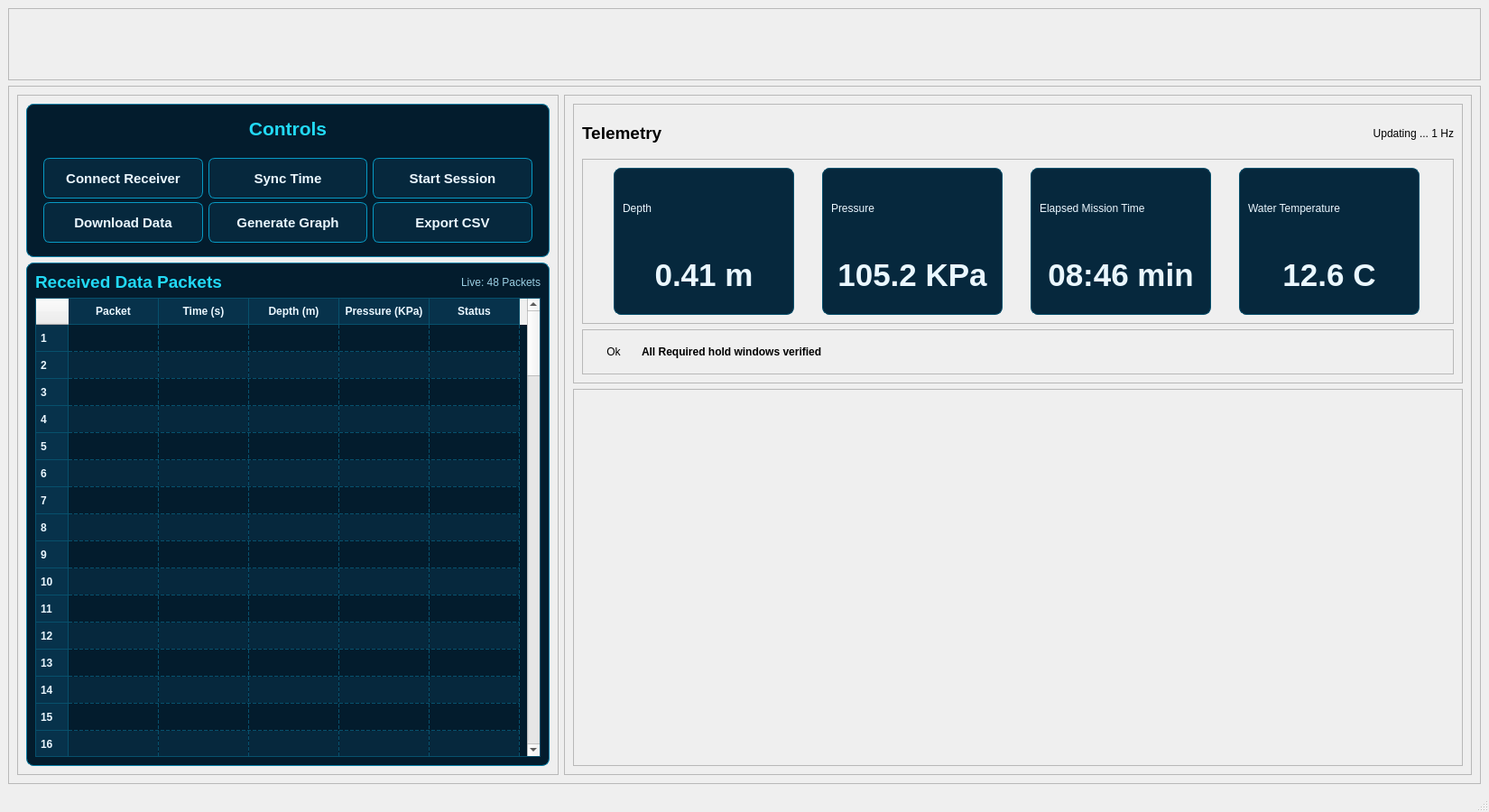
<?xml version="1.0" encoding="UTF-8"?>
<ui version="4.0">
 <class>MainWindow</class>
 <widget class="QMainWindow" name="MainWindow">
  <property name="geometry">
   <rect>
    <x>0</x>
    <y>0</y>
    <width>1650</width>
    <height>900</height>
   </rect>
  </property>
  <property name="minimumSize">
   <size>
    <width>1200</width>
    <height>800</height>
   </size>
  </property>
  <property name="windowTitle">
   <string>MainWindow</string>
  </property>
  <widget class="QWidget" name="centralwidget">
   <layout class="QVBoxLayout" name="verticalLayout_2">
    <item>
     <widget class="QFrame" name="headerFrame">
      <property name="sizePolicy">
       <sizepolicy hsizetype="Expanding" vsizetype="Fixed">
        <horstretch>0</horstretch>
        <verstretch>0</verstretch>
       </sizepolicy>
      </property>
      <property name="minimumSize">
       <size>
        <width>0</width>
        <height>80</height>
       </size>
      </property>
      <property name="maximumSize">
       <size>
        <width>16777215</width>
        <height>80</height>
       </size>
      </property>
      <property name="frameShape">
       <enum>QFrame::Shape::StyledPanel</enum>
      </property>
      <property name="frameShadow">
       <enum>QFrame::Shadow::Raised</enum>
      </property>
     </widget>
    </item>
    <item>
     <widget class="QFrame" name="bodyFrame">
      <property name="sizePolicy">
       <sizepolicy hsizetype="Expanding" vsizetype="Expanding">
        <horstretch>0</horstretch>
        <verstretch>0</verstretch>
       </sizepolicy>
      </property>
      <property name="frameShape">
       <enum>QFrame::Shape::StyledPanel</enum>
      </property>
      <property name="frameShadow">
       <enum>QFrame::Shadow::Raised</enum>
      </property>
      <layout class="QHBoxLayout" name="horizontalLayout">
       <item>
        <widget class="QFrame" name="leftPanel">
         <property name="sizePolicy">
          <sizepolicy hsizetype="Minimum" vsizetype="Preferred">
           <horstretch>0</horstretch>
           <verstretch>0</verstretch>
          </sizepolicy>
         </property>
         <property name="minimumSize">
          <size>
           <width>500</width>
           <height>0</height>
          </size>
         </property>
         <property name="maximumSize">
          <size>
           <width>600</width>
           <height>16777215</height>
          </size>
         </property>
         <property name="frameShape">
          <enum>QFrame::Shape::StyledPanel</enum>
         </property>
         <property name="frameShadow">
          <enum>QFrame::Shadow::Raised</enum>
         </property>
         <layout class="QVBoxLayout" name="verticalLayout">
          <item>
           <widget class="QFrame" name="controlsFrame">
            <property name="sizePolicy">
             <sizepolicy hsizetype="Preferred" vsizetype="Fixed">
              <horstretch>0</horstretch>
              <verstretch>0</verstretch>
             </sizepolicy>
            </property>
            <property name="minimumSize">
             <size>
              <width>0</width>
              <height>170</height>
             </size>
            </property>
            <property name="maximumSize">
             <size>
              <width>16777215</width>
              <height>170</height>
             </size>
            </property>
            <property name="styleSheet">
             <string notr="true">QFrame#controlsFrame {
	background-color: #031C2D;
	border: 1px solid #087EA4;
	border-radius: 8px;
}</string>
            </property>
            <property name="frameShape">
             <enum>QFrame::Shape::StyledPanel</enum>
            </property>
            <property name="frameShadow">
             <enum>QFrame::Shadow::Raised</enum>
            </property>
            <layout class="QVBoxLayout" name="verticalLayout_4">
             <item>
              <widget class="QLabel" name="controlsTitleLabel">
               <property name="minimumSize">
                <size>
                 <width>0</width>
                 <height>35</height>
                </size>
               </property>
               <property name="maximumSize">
                <size>
                 <width>16777215</width>
                 <height>35</height>
                </size>
               </property>
               <property name="font">
                <font>
                 <pointsize>16</pointsize>
                 <bold>true</bold>
                </font>
               </property>
               <property name="layoutDirection">
                <enum>Qt::LayoutDirection::LeftToRight</enum>
               </property>
               <property name="styleSheet">
                <string notr="true">color: #22D9F5;
border: none;
background: transparent;</string>
               </property>
               <property name="text">
                <string>Controls</string>
               </property>
               <property name="alignment">
                <set>Qt::AlignmentFlag::AlignCenter</set>
               </property>
              </widget>
             </item>
             <item>
              <widget class="QFrame" name="controlsButtonFrame">
               <property name="sizePolicy">
                <sizepolicy hsizetype="Preferred" vsizetype="Expanding">
                 <horstretch>0</horstretch>
                 <verstretch>0</verstretch>
                </sizepolicy>
               </property>
               <property name="styleSheet">
                <string notr="true">QFrame#controlsButtonFrame {
	background: transparent;
	border: none;
}</string>
               </property>
               <property name="frameShape">
                <enum>QFrame::Shape::StyledPanel</enum>
               </property>
               <property name="frameShadow">
                <enum>QFrame::Shadow::Raised</enum>
               </property>
               <layout class="QGridLayout" name="gridLayout">
                <item row="0" column="0">
                 <widget class="QPushButton" name="connectReceiverButton">
                  <property name="sizePolicy">
                   <sizepolicy hsizetype="Expanding" vsizetype="Fixed">
                    <horstretch>0</horstretch>
                    <verstretch>0</verstretch>
                   </sizepolicy>
                  </property>
                  <property name="minimumSize">
                   <size>
                    <width>0</width>
                    <height>45</height>
                   </size>
                  </property>
                  <property name="font">
                   <font>
                    <pointsize>11</pointsize>
                    <bold>true</bold>
                   </font>
                  </property>
                  <property name="styleSheet">
                   <string notr="true">QPushButton {
	background-color: #06283D;
	color: #EAF7FF;
	border: 1px solid #079AC4;
	border-radius: 7px;
	padding: 6px;
}

QPushButton:hover {
	background-color: #0A3A54;
}

QPushButton:pressed {
	background-color: #07506C;
}</string>
                  </property>
                  <property name="text">
                   <string>Connect Receiver</string>
                  </property>
                 </widget>
                </item>
                <item row="0" column="1">
                 <widget class="QPushButton" name="syncTimeButton">
                  <property name="sizePolicy">
                   <sizepolicy hsizetype="Expanding" vsizetype="Fixed">
                    <horstretch>0</horstretch>
                    <verstretch>0</verstretch>
                   </sizepolicy>
                  </property>
                  <property name="minimumSize">
                   <size>
                    <width>0</width>
                    <height>45</height>
                   </size>
                  </property>
                  <property name="font">
                   <font>
                    <pointsize>11</pointsize>
                    <bold>true</bold>
                   </font>
                  </property>
                  <property name="styleSheet">
                   <string notr="true">QPushButton {
	background-color: #06283D;
	color: #EAF7FF;
	border: 1px solid #079AC4;
	border-radius: 7px;
	padding: 6px;
}

QPushButton:hover {
	background-color: #0A3A54;
}

QPushButton:pressed {
	background-color: #07506C;
}</string>
                  </property>
                  <property name="text">
                   <string>Sync Time</string>
                  </property>
                 </widget>
                </item>
                <item row="0" column="2">
                 <widget class="QPushButton" name="startSessionButton">
                  <property name="sizePolicy">
                   <sizepolicy hsizetype="Expanding" vsizetype="Fixed">
                    <horstretch>0</horstretch>
                    <verstretch>0</verstretch>
                   </sizepolicy>
                  </property>
                  <property name="minimumSize">
                   <size>
                    <width>0</width>
                    <height>45</height>
                   </size>
                  </property>
                  <property name="font">
                   <font>
                    <pointsize>11</pointsize>
                    <bold>true</bold>
                   </font>
                  </property>
                  <property name="styleSheet">
                   <string notr="true">QPushButton {
	background-color: #06283D;
	color: #EAF7FF;
	border: 1px solid #079AC4;
	border-radius: 7px;
	padding: 6px;
}

QPushButton:hover {
	background-color: #0A3A54;
}

QPushButton:pressed {
	background-color: #07506C;
}</string>
                  </property>
                  <property name="text">
                   <string>Start Session</string>
                  </property>
                 </widget>
                </item>
                <item row="1" column="0">
                 <widget class="QPushButton" name="downloadDataButton">
                  <property name="sizePolicy">
                   <sizepolicy hsizetype="Expanding" vsizetype="Fixed">
                    <horstretch>0</horstretch>
                    <verstretch>0</verstretch>
                   </sizepolicy>
                  </property>
                  <property name="minimumSize">
                   <size>
                    <width>0</width>
                    <height>45</height>
                   </size>
                  </property>
                  <property name="font">
                   <font>
                    <pointsize>11</pointsize>
                    <bold>true</bold>
                   </font>
                  </property>
                  <property name="styleSheet">
                   <string notr="true">QPushButton {
	background-color: #06283D;
	color: #EAF7FF;
	border: 1px solid #079AC4;
	border-radius: 7px;
	padding: 6px;
}

QPushButton:hover {
	background-color: #0A3A54;
}

QPushButton:pressed {
	background-color: #07506C;
}</string>
                  </property>
                  <property name="text">
                   <string>Download Data</string>
                  </property>
                 </widget>
                </item>
                <item row="1" column="1">
                 <widget class="QPushButton" name="generateGraphButton">
                  <property name="sizePolicy">
                   <sizepolicy hsizetype="Expanding" vsizetype="Fixed">
                    <horstretch>0</horstretch>
                    <verstretch>0</verstretch>
                   </sizepolicy>
                  </property>
                  <property name="minimumSize">
                   <size>
                    <width>0</width>
                    <height>45</height>
                   </size>
                  </property>
                  <property name="font">
                   <font>
                    <pointsize>11</pointsize>
                    <bold>true</bold>
                   </font>
                  </property>
                  <property name="styleSheet">
                   <string notr="true">QPushButton {
	background-color: #06283D;
	color: #EAF7FF;
	border: 1px solid #079AC4;
	border-radius: 7px;
	padding: 6px;
}

QPushButton:hover {
	background-color: #0A3A54;
}

QPushButton:pressed {
	background-color: #07506C;
}</string>
                  </property>
                  <property name="text">
                   <string>Generate Graph</string>
                  </property>
                 </widget>
                </item>
                <item row="1" column="2">
                 <widget class="QPushButton" name="exportCsvButton">
                  <property name="sizePolicy">
                   <sizepolicy hsizetype="Expanding" vsizetype="Fixed">
                    <horstretch>0</horstretch>
                    <verstretch>0</verstretch>
                   </sizepolicy>
                  </property>
                  <property name="minimumSize">
                   <size>
                    <width>0</width>
                    <height>45</height>
                   </size>
                  </property>
                  <property name="font">
                   <font>
                    <pointsize>11</pointsize>
                    <bold>true</bold>
                   </font>
                  </property>
                  <property name="styleSheet">
                   <string notr="true">QPushButton {
	background-color: #06283D;
	color: #EAF7FF;
	border: 1px solid #079AC4;
	border-radius: 7px;
	padding: 6px;
}

QPushButton:hover {
	background-color: #0A3A54;
}

QPushButton:pressed {
	background-color: #07506C;
}</string>
                  </property>
                  <property name="text">
                   <string>Export CSV</string>
                  </property>
                 </widget>
                </item>
               </layout>
              </widget>
             </item>
            </layout>
           </widget>
          </item>
          <item>
           <widget class="QFrame" name="receivedDataFrame">
            <property name="sizePolicy">
             <sizepolicy hsizetype="Preferred" vsizetype="Expanding">
              <horstretch>0</horstretch>
              <verstretch>0</verstretch>
             </sizepolicy>
            </property>
            <property name="styleSheet">
             <string notr="true">QFrame#receivedDataFrame {
	background-color: #031C2D;
	border: 1px solid #087EA4;
	border-radius: 8px;
}</string>
            </property>
            <property name="frameShape">
             <enum>QFrame::Shape::StyledPanel</enum>
            </property>
            <property name="frameShadow">
             <enum>QFrame::Shadow::Raised</enum>
            </property>
            <layout class="QVBoxLayout" name="verticalLayout_5">
             <item>
              <layout class="QHBoxLayout" name="horizontalLayout_2">
               <item>
                <widget class="QLabel" name="receivedDataTitleLabel">
                 <property name="font">
                  <font>
                   <pointsize>14</pointsize>
                   <bold>true</bold>
                  </font>
                 </property>
                 <property name="styleSheet">
                  <string notr="true">color: #22D9F5;
border: none;
background: transparent;
font-weight: bold;</string>
                 </property>
                 <property name="text">
                  <string>Received Data Packets</string>
                 </property>
                </widget>
               </item>
               <item>
                <widget class="QLabel" name="packetCountLabel">
                 <property name="styleSheet">
                  <string notr="true">color: #9BCFE3;
border: none;
background: transparent;</string>
                 </property>
                 <property name="text">
                  <string>Live: 48 Packets</string>
                 </property>
                 <property name="alignment">
                  <set>Qt::AlignmentFlag::AlignRight|Qt::AlignmentFlag::AlignTrailing|Qt::AlignmentFlag::AlignVCenter</set>
                 </property>
                </widget>
               </item>
              </layout>
             </item>
             <item>
              <widget class="QTableWidget" name="packetTableWidget">
               <property name="styleSheet">
                <string notr="true">QTableWidget {
	background-color: #031C2D;
	alternate-background-color: #06283D;
	color: #EAF7FF;
	border: 1px solid #07506C;
	gridline-color: #07506C;
}

QHeaderView::section {
	background-color: #07324B;
	color: #EAF7FF;
	border: none;
	border-right: 1px solid #07506C;
	border-bottom: 1px solid #07506C;
	padding: 5px;
	font-weight: bold;
}

QTableWidget::item:selected {
	background-color: #07506C;
}</string>
               </property>
               <property name="alternatingRowColors">
                <bool>true</bool>
               </property>
               <property name="showGrid">
                <bool>true</bool>
               </property>
               <property name="gridStyle">
                <enum>Qt::PenStyle::DashLine</enum>
               </property>
               <property name="wordWrap">
                <bool>false</bool>
               </property>
               <property name="rowCount">
                <number>100</number>
               </property>
               <row/>
               <row/>
               <row/>
               <row/>
               <row/>
               <row/>
               <row/>
               <row/>
               <row/>
               <row/>
               <row/>
               <row/>
               <row/>
               <row/>
               <row/>
               <row/>
               <row/>
               <row/>
               <row/>
               <row/>
               <row/>
               <row/>
               <row/>
               <row/>
               <row/>
               <row/>
               <row/>
               <row/>
               <row/>
               <row/>
               <row/>
               <row/>
               <row/>
               <row/>
               <row/>
               <row/>
               <row/>
               <row/>
               <row/>
               <row/>
               <row/>
               <row/>
               <row/>
               <row/>
               <row/>
               <row/>
               <row/>
               <row/>
               <row/>
               <row/>
               <row/>
               <row/>
               <row/>
               <row/>
               <row/>
               <row/>
               <row/>
               <row/>
               <row/>
               <row/>
               <row/>
               <row/>
               <row/>
               <row/>
               <row/>
               <row/>
               <row/>
               <row/>
               <row/>
               <row/>
               <row/>
               <row/>
               <row/>
               <row/>
               <row/>
               <row/>
               <row/>
               <row/>
               <row/>
               <row/>
               <row/>
               <row/>
               <row/>
               <row/>
               <row/>
               <row/>
               <row/>
               <row/>
               <row/>
               <row/>
               <row/>
               <row/>
               <row/>
               <row/>
               <row/>
               <row/>
               <row/>
               <row/>
               <row/>
               <row/>
               <column>
                <property name="text">
                 <string>Packet</string>
                </property>
               </column>
               <column>
                <property name="text">
                 <string>Time (s)</string>
                </property>
               </column>
               <column>
                <property name="text">
                 <string>Depth (m)</string>
                </property>
               </column>
               <column>
                <property name="text">
                 <string>Pressure (KPa)</string>
                </property>
               </column>
               <column>
                <property name="text">
                 <string>Status</string>
                </property>
               </column>
              </widget>
             </item>
            </layout>
           </widget>
          </item>
         </layout>
        </widget>
       </item>
       <item>
        <widget class="QFrame" name="rightPanel">
         <property name="frameShape">
          <enum>QFrame::Shape::StyledPanel</enum>
         </property>
         <property name="frameShadow">
          <enum>QFrame::Shadow::Raised</enum>
         </property>
         <layout class="QVBoxLayout" name="verticalLayout_3">
          <item>
           <widget class="QFrame" name="telemetryFrame">
            <property name="sizePolicy">
             <sizepolicy hsizetype="Preferred" vsizetype="Fixed">
              <horstretch>0</horstretch>
              <verstretch>0</verstretch>
             </sizepolicy>
            </property>
            <property name="minimumSize">
             <size>
              <width>0</width>
              <height>310</height>
             </size>
            </property>
            <property name="maximumSize">
             <size>
              <width>16777215</width>
              <height>310</height>
             </size>
            </property>
            <property name="frameShape">
             <enum>QFrame::Shape::StyledPanel</enum>
            </property>
            <property name="frameShadow">
             <enum>QFrame::Shadow::Raised</enum>
            </property>
            <layout class="QVBoxLayout" name="verticalLayout_6">
             <item>
              <layout class="QHBoxLayout" name="horizontalLayout_3">
               <item>
                <widget class="QLabel" name="telemetryTitleLabel">
                 <property name="sizePolicy">
                  <sizepolicy hsizetype="Expanding" vsizetype="Fixed">
                   <horstretch>0</horstretch>
                   <verstretch>0</verstretch>
                  </sizepolicy>
                 </property>
                 <property name="minimumSize">
                  <size>
                   <width>0</width>
                   <height>45</height>
                  </size>
                 </property>
                 <property name="maximumSize">
                  <size>
                   <width>16777215</width>
                   <height>45</height>
                  </size>
                 </property>
                 <property name="font">
                  <font>
                   <pointsize>14</pointsize>
                   <bold>true</bold>
                  </font>
                 </property>
                 <property name="text">
                  <string>Telemetry</string>
                 </property>
                </widget>
               </item>
               <item>
                <widget class="QLabel" name="telemetryUpdateLabel">
                 <property name="text">
                  <string>Updating ... 1 Hz</string>
                 </property>
                 <property name="alignment">
                  <set>Qt::AlignmentFlag::AlignRight|Qt::AlignmentFlag::AlignTrailing|Qt::AlignmentFlag::AlignVCenter</set>
                 </property>
                </widget>
               </item>
              </layout>
             </item>
             <item>
              <widget class="QFrame" name="telemetryCardsFrame">
               <property name="frameShape">
                <enum>QFrame::Shape::StyledPanel</enum>
               </property>
               <property name="frameShadow">
                <enum>QFrame::Shadow::Raised</enum>
               </property>
               <layout class="QGridLayout" name="gridLayout_2">
                <item row="0" column="0">
                 <widget class="QFrame" name="depthCard">
                  <property name="sizePolicy">
                   <sizepolicy hsizetype="Expanding" vsizetype="Expanding">
                    <horstretch>0</horstretch>
                    <verstretch>0</verstretch>
                   </sizepolicy>
                  </property>
                  <property name="minimumSize">
                   <size>
                    <width>180</width>
                    <height>0</height>
                   </size>
                  </property>
                  <property name="maximumSize">
                   <size>
                    <width>200</width>
                    <height>16777215</height>
                   </size>
                  </property>
                  <property name="styleSheet">
                   <string notr="true">QFrame {
	background-color: #06283D;
	border: 1px solid #07506C;
	border-radius: 8px;
}</string>
                  </property>
                  <property name="frameShape">
                   <enum>QFrame::Shape::StyledPanel</enum>
                  </property>
                  <property name="frameShadow">
                   <enum>QFrame::Shadow::Raised</enum>
                  </property>
                  <layout class="QVBoxLayout" name="verticalLayout_7">
                   <item>
                    <widget class="QLabel" name="depthTitleLabel">
                     <property name="styleSheet">
                      <string notr="true">color: #EAF7FF;
border: none;
background: transparent;
</string>
                     </property>
                     <property name="text">
                      <string>Depth</string>
                     </property>
                    </widget>
                   </item>
                   <item>
                    <widget class="QLabel" name="depthValueLabel">
                     <property name="font">
                      <font>
                       <pointsize>26</pointsize>
                       <bold>true</bold>
                      </font>
                     </property>
                     <property name="styleSheet">
                      <string notr="true">color: #EAF7FF;
border: none;
background: transparent;
font-weight: bold;</string>
                     </property>
                     <property name="text">
                      <string>0.41 m</string>
                     </property>
                     <property name="alignment">
                      <set>Qt::AlignmentFlag::AlignCenter</set>
                     </property>
                    </widget>
                   </item>
                  </layout>
                 </widget>
                </item>
                <item row="0" column="1">
                 <widget class="QFrame" name="pressureCard">
                  <property name="sizePolicy">
                   <sizepolicy hsizetype="Expanding" vsizetype="Expanding">
                    <horstretch>0</horstretch>
                    <verstretch>0</verstretch>
                   </sizepolicy>
                  </property>
                  <property name="minimumSize">
                   <size>
                    <width>180</width>
                    <height>0</height>
                   </size>
                  </property>
                  <property name="maximumSize">
                   <size>
                    <width>200</width>
                    <height>16777215</height>
                   </size>
                  </property>
                  <property name="styleSheet">
                   <string notr="true">QFrame {
	background-color: #06283D;
	border: 1px solid #07506C;
	border-radius: 8px;
}</string>
                  </property>
                  <property name="frameShape">
                   <enum>QFrame::Shape::StyledPanel</enum>
                  </property>
                  <property name="frameShadow">
                   <enum>QFrame::Shadow::Raised</enum>
                  </property>
                  <layout class="QVBoxLayout" name="verticalLayout_8">
                   <item>
                    <widget class="QLabel" name="pressureTitleLabel">
                     <property name="styleSheet">
                      <string notr="true">color: #EAF7FF;
border: none;
background: transparent;
</string>
                     </property>
                     <property name="text">
                      <string>Pressure</string>
                     </property>
                    </widget>
                   </item>
                   <item>
                    <widget class="QLabel" name="pressureValueLabel">
                     <property name="font">
                      <font>
                       <pointsize>26</pointsize>
                       <bold>true</bold>
                      </font>
                     </property>
                     <property name="styleSheet">
                      <string notr="true">color: #EAF7FF;
border: none;
background: transparent;
font-weight: bold;</string>
                     </property>
                     <property name="text">
                      <string>105.2 KPa</string>
                     </property>
                     <property name="alignment">
                      <set>Qt::AlignmentFlag::AlignCenter</set>
                     </property>
                    </widget>
                   </item>
                  </layout>
                 </widget>
                </item>
                <item row="0" column="2">
                 <widget class="QFrame" name="missionTimeCard">
                  <property name="sizePolicy">
                   <sizepolicy hsizetype="Expanding" vsizetype="Expanding">
                    <horstretch>0</horstretch>
                    <verstretch>0</verstretch>
                   </sizepolicy>
                  </property>
                  <property name="minimumSize">
                   <size>
                    <width>180</width>
                    <height>0</height>
                   </size>
                  </property>
                  <property name="maximumSize">
                   <size>
                    <width>200</width>
                    <height>16777215</height>
                   </size>
                  </property>
                  <property name="styleSheet">
                   <string notr="true">QFrame {
	background-color: #06283D;
	border: 1px solid #07506C;
	border-radius: 8px;
}</string>
                  </property>
                  <property name="frameShape">
                   <enum>QFrame::Shape::StyledPanel</enum>
                  </property>
                  <property name="frameShadow">
                   <enum>QFrame::Shadow::Raised</enum>
                  </property>
                  <layout class="QVBoxLayout" name="verticalLayout_9">
                   <item>
                    <widget class="QLabel" name="missionTimeTitleLabel">
                     <property name="styleSheet">
                      <string notr="true">color: #EAF7FF;
border: none;
background: transparent;
</string>
                     </property>
                     <property name="text">
                      <string>Elapsed Mission Time</string>
                     </property>
                    </widget>
                   </item>
                   <item>
                    <widget class="QLabel" name="missionTimeValueLabel">
                     <property name="font">
                      <font>
                       <pointsize>26</pointsize>
                       <bold>true</bold>
                      </font>
                     </property>
                     <property name="styleSheet">
                      <string notr="true">color: #EAF7FF;
border: none;
background: transparent;
font-weight: bold;</string>
                     </property>
                     <property name="text">
                      <string>08:46 min</string>
                     </property>
                     <property name="alignment">
                      <set>Qt::AlignmentFlag::AlignCenter</set>
                     </property>
                    </widget>
                   </item>
                  </layout>
                 </widget>
                </item>
                <item row="0" column="3">
                 <widget class="QFrame" name="waterTempCard">
                  <property name="sizePolicy">
                   <sizepolicy hsizetype="Expanding" vsizetype="Expanding">
                    <horstretch>0</horstretch>
                    <verstretch>0</verstretch>
                   </sizepolicy>
                  </property>
                  <property name="minimumSize">
                   <size>
                    <width>180</width>
                    <height>0</height>
                   </size>
                  </property>
                  <property name="maximumSize">
                   <size>
                    <width>200</width>
                    <height>16777215</height>
                   </size>
                  </property>
                  <property name="styleSheet">
                   <string notr="true">QFrame {
	background-color: #06283D;
	border: 1px solid #07506C;
	border-radius: 8px;
}</string>
                  </property>
                  <property name="frameShape">
                   <enum>QFrame::Shape::StyledPanel</enum>
                  </property>
                  <property name="frameShadow">
                   <enum>QFrame::Shadow::Raised</enum>
                  </property>
                  <layout class="QVBoxLayout" name="verticalLayout_10">
                   <item>
                    <widget class="QLabel" name="waterTempTitleLabel">
                     <property name="styleSheet">
                      <string notr="true">color: #EAF7FF;
border: none;
background: transparent;
</string>
                     </property>
                     <property name="text">
                      <string>Water Temperature</string>
                     </property>
                    </widget>
                   </item>
                   <item>
                    <widget class="QLabel" name="waterTempValueLabel">
                     <property name="font">
                      <font>
                       <pointsize>26</pointsize>
                       <bold>true</bold>
                      </font>
                     </property>
                     <property name="styleSheet">
                      <string notr="true">color: #EAF7FF;
border: none;
background: transparent;
font-weight: bold;</string>
                     </property>
                     <property name="text">
                      <string>12.6 C</string>
                     </property>
                     <property name="alignment">
                      <set>Qt::AlignmentFlag::AlignCenter</set>
                     </property>
                    </widget>
                   </item>
                  </layout>
                 </widget>
                </item>
               </layout>
              </widget>
             </item>
             <item>
              <widget class="QFrame" name="verificationFrame">
               <property name="sizePolicy">
                <sizepolicy hsizetype="Preferred" vsizetype="Fixed">
                 <horstretch>0</horstretch>
                 <verstretch>0</verstretch>
                </sizepolicy>
               </property>
               <property name="minimumSize">
                <size>
                 <width>0</width>
                 <height>50</height>
                </size>
               </property>
               <property name="maximumSize">
                <size>
                 <width>16777215</width>
                 <height>50</height>
                </size>
               </property>
               <property name="frameShape">
                <enum>QFrame::Shape::StyledPanel</enum>
               </property>
               <property name="frameShadow">
                <enum>QFrame::Shadow::Raised</enum>
               </property>
               <layout class="QHBoxLayout" name="horizontalLayout_4">
                <item>
                 <widget class="QLabel" name="verificationIconLabel">
                  <property name="sizePolicy">
                   <sizepolicy hsizetype="Fixed" vsizetype="Preferred">
                    <horstretch>0</horstretch>
                    <verstretch>0</verstretch>
                   </sizepolicy>
                  </property>
                  <property name="minimumSize">
                   <size>
                    <width>50</width>
                    <height>0</height>
                   </size>
                  </property>
                  <property name="maximumSize">
                   <size>
                    <width>50</width>
                    <height>16777215</height>
                   </size>
                  </property>
                  <property name="text">
                   <string>Ok</string>
                  </property>
                  <property name="alignment">
                   <set>Qt::AlignmentFlag::AlignCenter</set>
                  </property>
                 </widget>
                </item>
                <item>
                 <widget class="QLabel" name="verificationTextLabel">
                  <property name="font">
                   <font>
                    <bold>true</bold>
                   </font>
                  </property>
                  <property name="text">
                   <string>All Required hold windows verified</string>
                  </property>
                 </widget>
                </item>
               </layout>
              </widget>
             </item>
            </layout>
           </widget>
          </item>
          <item>
           <widget class="QFrame" name="graphFrame">
            <property name="sizePolicy">
             <sizepolicy hsizetype="Preferred" vsizetype="Expanding">
              <horstretch>0</horstretch>
              <verstretch>0</verstretch>
             </sizepolicy>
            </property>
            <property name="frameShape">
             <enum>QFrame::Shape::StyledPanel</enum>
            </property>
            <property name="frameShadow">
             <enum>QFrame::Shadow::Raised</enum>
            </property>
           </widget>
          </item>
         </layout>
        </widget>
       </item>
      </layout>
     </widget>
    </item>
   </layout>
  </widget>
  <widget class="QMenuBar" name="menubar">
   <property name="geometry">
    <rect>
     <x>0</x>
     <y>0</y>
     <width>1650</width>
     <height>17</height>
    </rect>
   </property>
  </widget>
  <widget class="QStatusBar" name="statusbar"/>
 </widget>
 <resources/>
 <connections/>
</ui>
